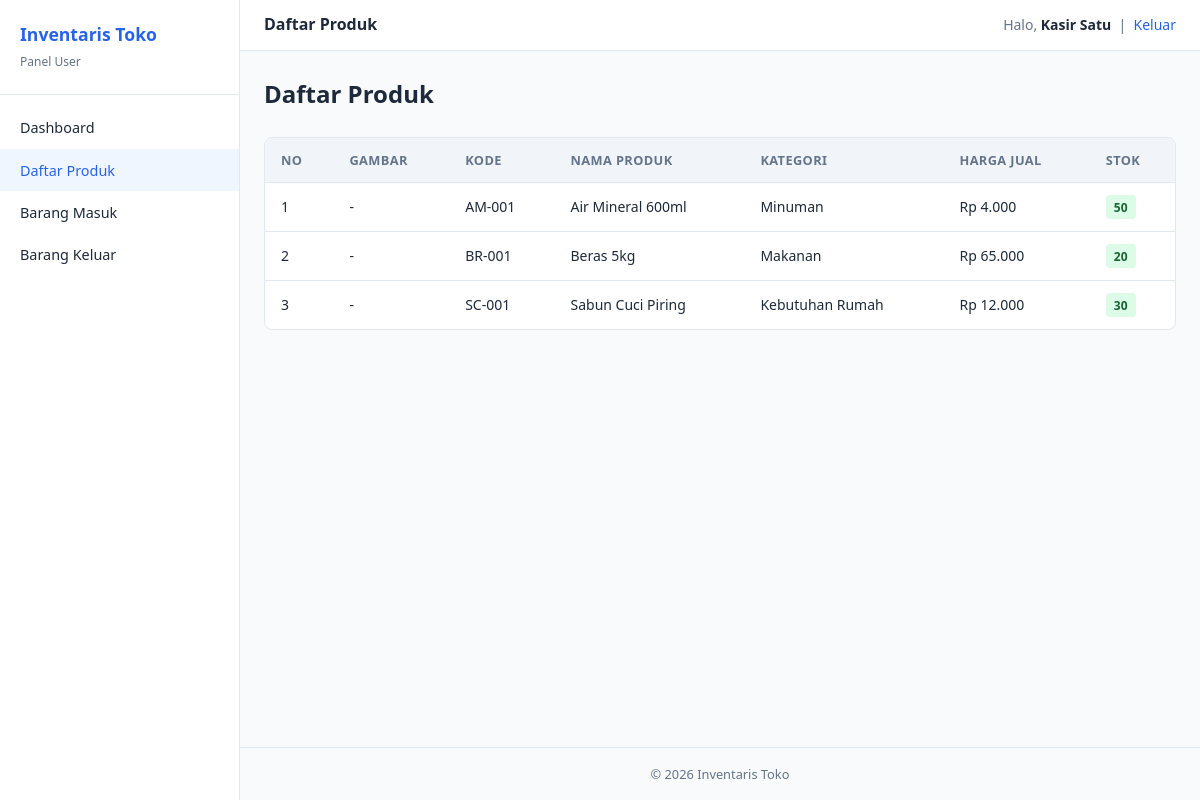
The app's page /user/produk.php (signed in) with its own data.
### tables this page shows
CREATE TABLE produk (
    id_produk INT AUTO_INCREMENT PRIMARY KEY,
    id_kategori INT NOT NULL,
    nama_produk VARCHAR(150) NOT NULL,
    kode_produk VARCHAR(30) UNIQUE,
    harga_beli DECIMAL(12,2) NOT NULL,
    harga_jual DECIMAL(12,2) NOT NULL,
    stok INT DEFAULT 0,
    path VARCHAR(255) DEFAULT NULL,
    deskripsi TEXT,
    FOREIGN KEY (id_kategori) REFERENCES kategori(id_kategori)
        ON UPDATE CASCADE ON DELETE RESTRICT
);

CREATE TABLE kategori (
    id_kategori INT AUTO_INCREMENT PRIMARY KEY,
    nama_kategori VARCHAR(100) NOT NULL
);

### includes/upload_produk.php (called while the page is built, shortened)
<?php
function produkHasImage(?string $path): bool
{
    return $path && file_exists(__DIR__ . '/../assets/images/' . $path);
}
function produkImageUrl(?string $path): ?string
{
    return null;
}

### auth/cek_login.php (called while the page is built, shortened)
<?php
function formatRupiah(float|int|string $angka): string
{
    return 'Rp ' . number_format((float) $angka, 0, ',', '.');
}

### user/produk.php (the view, shortened to what this page needs)
<?php
require_once __DIR__ . '/../config/database.php';
require_once __DIR__ . '/../auth/cek_login.php';
require_once __DIR__ . '/../includes/upload_produk.php';
$produk = $pdo->query(
    'SELECT p.*, k.nama_kategori FROM produk p
     JOIN kategori k ON p.id_kategori = k.id_kategori
     ORDER BY p.nama_produk'
)->fetchAll();
require_once __DIR__ . '/../includes/header.php';
require_once __DIR__ . '/../includes/sidebar.php';
?>
<div class="main-content">
    <?php require_once __DIR__ . '/../includes/navbar.php'; ?>
    <div class="page-content">
        <div class="page-header">
            <h1>Daftar Produk</h1>
        </div>
        <div class="table-wrapper">
            <?php if ($produk): ?>
            <table>
                <thead>
                    <tr>
                        <th>No</th>
                        <th>Gambar</th>
                        <th>Kode</th>
                        <th>Nama Produk</th>
                        <th>Kategori</th>
                        <th>Harga Jual</th>
                        <th>Stok</th>
                    </tr>
                </thead>
                <tbody>
                    <?php foreach ($produk as $i => $p): ?>
                    <tr>
                        <td><?= $i + 1 ?></td>
                        <td>
                            <?php if ($img = produkImageUrl($p['path'] ?? null)): ?>
                                <img src="<?= $img ?>" alt="<?= htmlspecialchars($p['nama_produk']) ?>" class="produk-thumb">
                            <?php else: ?>
                                -
                            <?php endif; ?>
                        </td>
                        <td><?= htmlspecialchars($p['kode_produk'] ?? '-') ?></td>
                        <td><?= htmlspecialchars($p['nama_produk']) ?></td>
                        <td><?= htmlspecialchars($p['nama_kategori']) ?></td>
                        <td><?= formatRupiah($p['harga_jual']) ?></td>
                        <td>
                            <?php if ($p['stok'] <= 5): ?>
                                <span class="badge badge-danger"><?= $p['stok'] ?></span>
                            <?php else: ?>
                                <span class="badge badge-success"><?= $p['stok'] ?></span>
                            <?php endif; ?>
                        </td>
                    </tr>
                    <?php endforeach; ?>
                </tbody>
            </table>
            <?php else: ?>
            <div class="empty-state">Belum ada data produk.</div>
            <?php endif; ?>
        </div>
    </div>
    <footer class="page-footer">&copy; <?= date('Y') ?> Inventaris Toko</footer>
</div>
<?php require_once __DIR__ . '/../includes/footer.php'; ?>

### assets/css/style.css (style rules this page uses)
*, *::before, *::after { box-sizing: border-box; margin: 0; padding: 0; }
:root { --primary: #2563eb; --primary-dark: #1d4ed8; --success: #16a34a; --danger: #dc2626; --warning: #d97706; --bg: #f8fafc; --card: #ffffff; --border: #e2e8f0; --text: #1e293b; --text-muted: #64748b; --sidebar-width: 240px; }
body { font-family: 'Segoe UI', system-ui, -apple-system, sans-serif; background: var(--bg); color: var(--text); line-height: 1.6; min-height: 100vh; }
.main-content { margin-left: var(--sidebar-width); flex: 1; display: flex; flex-direction: column; min-height: 100vh; }
.page-content { padding: 1.5rem; flex: 1; }
.page-header { display: flex; justify-content: space-between; align-items: center; margin-bottom: 1.5rem; }
.page-header h1 { font-size: 1.5rem; }
.table-wrapper { overflow-x: auto; background: var(--card); border: 1px solid var(--border); border-radius: 8px; }
table { width: 100%; border-collapse: collapse; font-size: 0.875rem; }
table th, table td { padding: 0.75rem 1rem; text-align: left; border-bottom: 1px solid var(--border); }
table th { background: #f1f5f9; font-weight: 600; font-size: 0.8rem; text-transform: uppercase; letter-spacing: 0.03em; color: var(--text-muted); }
table tr:last-child td { border-bottom: none; }
.badge { display: inline-block; padding: 0.15rem 0.5rem; border-radius: 4px; font-size: 0.75rem; font-weight: 600; }
.badge-success { background: #dcfce7; color: #166534; }
.page-footer { text-align: center; padding: 1rem; color: var(--text-muted); font-size: 0.8rem; border-top: 1px solid var(--border); }

### records on screen
produk: kode_produk "AM-001", nama_produk "Air Mineral 600ml", id_kategori.nama_kategori "Minuman", harga_jual "Rp 4.000", stok "50"
produk: kode_produk "BR-001", nama_produk "Beras 5kg", id_kategori.nama_kategori "Makanan", harga_jual "Rp 65.000", stok "20"
produk: kode_produk "SC-001", nama_produk "Sabun Cuci Piring", id_kategori.nama_kategori "Kebutuhan Rumah", harga_jual "Rp 12.000", stok "30"

### other values on screen
$pageTitle "Daftar Produk"
$_SESSION['nama'] "Kasir Satu"
